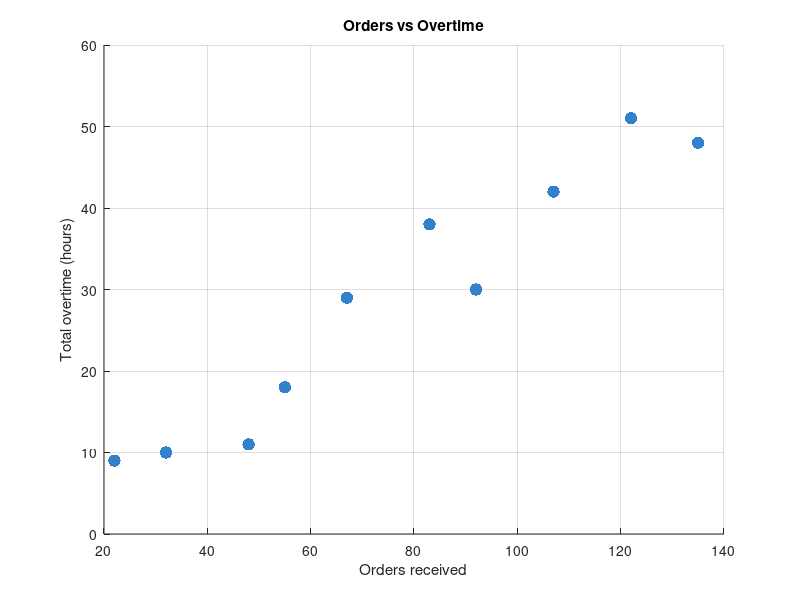

The MATLAB script that drew this image: (Note: this script raises an error after producing the figure.)
%% Question 2: Orders vs Overtime
% Goal: fit least-squares regression line of overtime (Y) on orders received (X)
% and predict overtime required for 100 orders.

clear; clc; close all;

%% Data
X = [83, 22, 107, 55, 48, 92, 135, 32, 67, 122]';   % orders received
Y = [38, 9, 42, 18, 11, 30, 48, 10, 29, 51]';       % total overtime (hours)

%% Scatter plot
figure('Position', [100, 100, 700, 500]);
scatter(X, Y, 80, 'filled', 'MarkerFaceColor', [0.2 0.5 0.8]);
hold on; grid on;
xlabel('Orders received');
ylabel('Total overtime (hours)');
title('Orders vs Overtime');

%% Least-squares regression (Y on X)
mdl = fitlm(X, Y, 'VarNames', {'Orders','Overtime'});
coef = mdl.Coefficients.Estimate; % [intercept; slope]
b0 = coef(1);
b1 = coef(2);

% Regression line for plotting
x_line = linspace(min(X)-5, max(X)+5, 100)';
y_line = b0 + b1 .* x_line;
plot(x_line, y_line, 'r-', 'LineWidth', 2);
legend('Data points', sprintf('Y = %.3f + %.3fX', b0, b1), 'Location', 'northwest');

% Print regression outputs
r = corr(X, Y);
fprintf('Regression equation: Overtime = %.4f + %.4f * Orders\n', b0, b1);
fprintf('Correlation (r): %.4f\n', r);
fprintf('R-squared: %.4f\n\n', mdl.Rsquared.Ordinary);

%% Prediction at 100 orders
X_new = 100;
Y_pred = b0 + b1 * X_new;
fprintf('Predicted overtime for 100 orders: %.2f hours\n', Y_pred);

% Mark prediction on plot
plot(X_new, Y_pred, 'ko', 'MarkerSize', 8, 'MarkerFaceColor', 'y');
text(X_new, Y_pred, sprintf('  (100 orders, %.1f hrs)', Y_pred), 'VerticalAlignment', 'bottom');

hold off;
